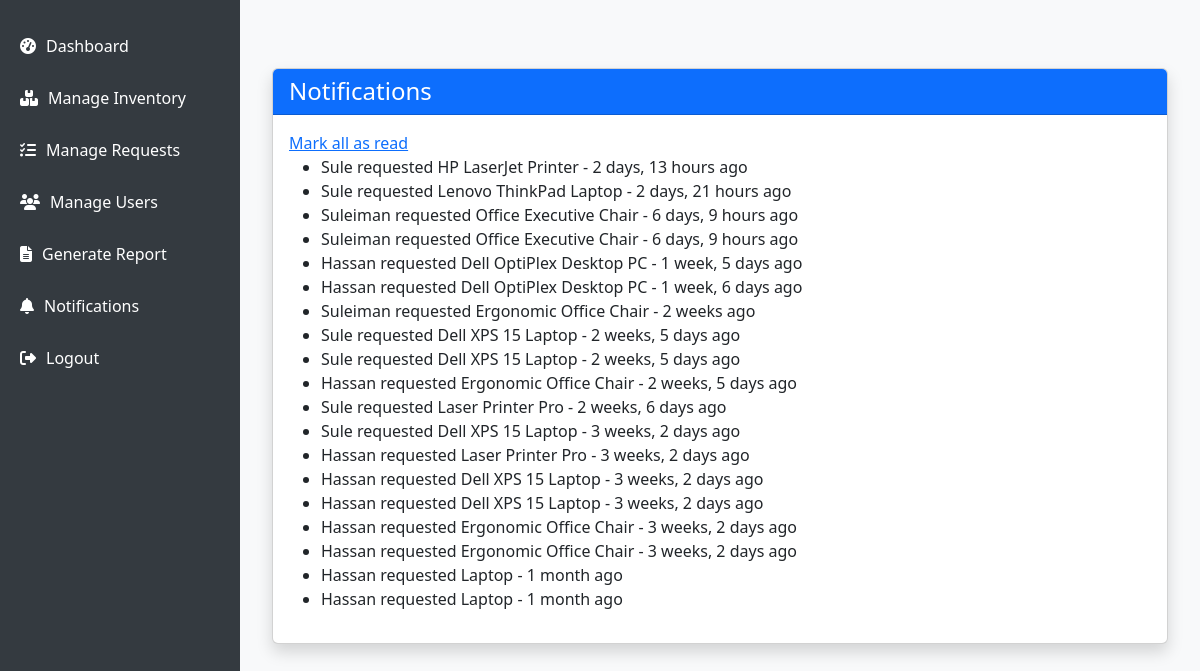
/notifications/ (signed in), run on the app's committed database.
### inventory/models.py (models this page shows, shortened)
class Notification(models.Model):
    user = models.ForeignKey(CustomUser, on_delete=models.CASCADE)
    message = models.TextField()
    is_read = models.BooleanField(default=False)
    created_at = models.DateTimeField(auto_now_add=True)

### inventory/views.py (the view)
# urls.py: path('notifications/', views.notifications, name='notifications'),
@login_required
def notifications(request):
    Notification.objects.filter(user=request.user, is_read=False).update(is_read=True)
    notes = Notification.objects.filter(user=request.user).order_by('-created_at')
    return render(request, 'notifications.html', {'notifications': notes})

### inventory/templates/notifications.html (shortened to what this page needs)
{% extends 'base.html' %}
{% block content %}
<!DOCTYPE html>
<html>
<head>
</head>
<body>
    <div class="container mt-5">
    <div class="card shadow">
      <div class="card-header bg-primary text-white">
        <h4 class="mb-0">Notifications</h4>
      </div>
      <div class="card-body">
    <a href="{% url 'mark_all_as_read' %}">Mark all as read</a>
    <ul>
        {% for n in notifications %}
        <li class="{% if not n.is_read %}unread{% endif %}">
            {{ n.message }} - {{ n.created_at|timesince }} ago
        </li>
        {% empty %}
        <li>No notifications.</li>
        {% endfor %}
    </ul>
      </div>
    </div>
    </div>
</body>
</html>
{% endblock %}

### inventory/templates/base.html (shortened to what this page needs)
<!DOCTYPE html>
<html lang="en">
<head>
  <link href="https://cdn.jsdelivr.net/npm/bootstrap@5.3.0/dist/css/bootstrap.min.css" rel="stylesheet" />
  <link href="https://cdnjs.cloudflare.com/ajax/libs/font-awesome/6.4.0/css/all.min.css" rel="stylesheet" />
  <link rel="stylesheet" href="https://cdn.jsdelivr.net/npm/bootstrap-icons@1.10.5/font/bootstrap-icons.css">
<link href="https://cdn.jsdelivr.net/npm/bootstrap@5.3.3/dist/css/bootstrap.min.css" rel="stylesheet">
</head>
<body>
  <div class="sidebar d-flex flex-column">
  {% block sidebar %}
{% if user.is_staff %}
<a href="{% url 'admin_dashboard' %}"><i class="fas fa-tachometer-alt"></i> Dashboard</a>
<a href="{% url 'manage_inventory' %}"><i class="fas fa-boxes"></i> Manage Inventory</a>
<a href="{% url 'manage_requests' %}"><i class="fas fa-tasks"></i> Manage Requests</a>
<a href="{% url 'manage_users' %}"><i class="fas fa-users"></i> Manage Users</a>
<a href="{% url 'generate_report' %}"><i class="fas fa-file-alt"></i> Generate Report</a>
<a href="{% url 'notifications' %}"><i class="fas fa-bell"></i> Notifications</a>
<a href="{% url 'logout' %}"><i class="fas fa-sign-out-alt"></i> Logout</a>
{% endif %}
{% endblock %}
  </div>
  <div class="main-content">
    {% block content %}{% endblock %}
  </div>
  <div class="toast-container position-fixed top-0 end-0 p-3">
</div>
</body>
</html>

### inventory/templates/base.html (style rules this page uses)
body { margin: 0; padding: 0; display: flex; height: 100vh; overflow: hidden; font-family: 'Segoe UI', sans-serif; background-color: #f8f9fa; }
.sidebar { width: 240px; background: #343a40; color: white; flex-shrink: 0; display: flex; flex-direction: column; padding-top: 20px; }
.sidebar a { color: white; text-decoration: none; padding: 14px 20px; display: flex; align-items: center; }
.sidebar i { margin-right: 10px; }
.main-content { flex-grow: 1; overflow-y: auto; padding: 20px; }

### data on the page
Notification: message "Sule requested HP LaserJet Printer", created_at "2 days, 13 hours"
Notification: message "Sule requested Lenovo ThinkPad Laptop", created_at "2 days, 21 hours"
Notification: message "Suleiman requested Office Executive Chair", created_at "6 days, 9 hours"
Notification: message "Suleiman requested Office Executive Chair", created_at "6 days, 9 hours"
Notification: message "Hassan requested Dell OptiPlex Desktop PC", created_at "1 week, 5 days"
Notification: message "Hassan requested Dell OptiPlex Desktop PC", created_at "1 week, 6 days"
Notification: message "Suleiman requested Ergonomic Office Chair", created_at "2 weeks"
Notification: message "Sule requested Dell XPS 15 Laptop", created_at "2 weeks, 5 days"
Notification: message "Sule requested Dell XPS 15 Laptop", created_at "2 weeks, 5 days"
Notification: message "Hassan requested Ergonomic Office Chair", created_at "2 weeks, 5 days"
Notification: message "Sule requested Laser Printer Pro", created_at "2 weeks, 6 days"
Notification: message "Sule requested Dell XPS 15 Laptop", created_at "3 weeks, 2 days"
Notification: message "Hassan requested Laser Printer Pro", created_at "3 weeks, 2 days"
Notification: message "Hassan requested Dell XPS 15 Laptop", created_at "3 weeks, 2 days"
Notification: message "Hassan requested Dell XPS 15 Laptop", created_at "3 weeks, 2 days"
Notification: message "Hassan requested Ergonomic Office Chair", created_at "3 weeks, 2 days"
Notification: message "Hassan requested Ergonomic Office Chair", created_at "3 weeks, 2 days"
Notification: message "Hassan requested Laptop", created_at "1 month"
Notification: message "Hassan requested Laptop", created_at "1 month"
